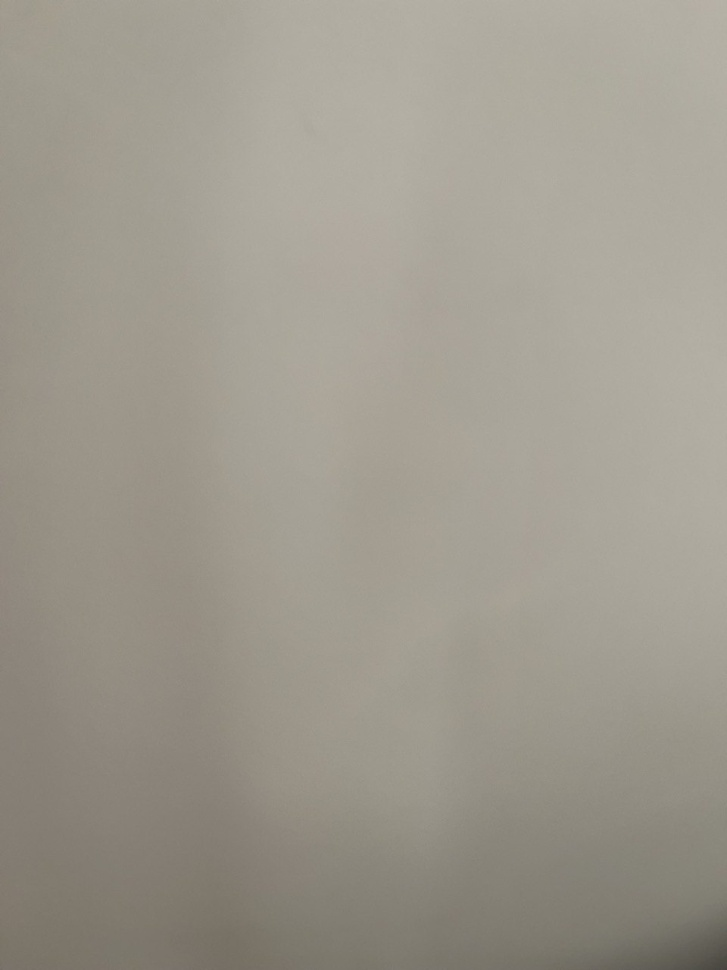
#> input picture imgs/background.jpg, 727 x 970 px, shrunk from 960 x 1280 before the run, found by its file name
$ jupyter execute --allow-errors main.ipynb
#> lines starting #> are read from the running program, lines starting #| are printed output that depends on the picture; after the words box and inside, x2 and y2 are one past the last pixel; in counts of white or black regions, pixels touching at a corner belong together
[cell 1]
import cv2
import numpy as np
import matplotlib.pyplot as plt

background_image = cv2.imread('background.jpg', cv2.IMREAD_GRAYSCALE)
blurred_image = cv2.imread('blurred.jpg', cv2.IMREAD_GRAYSCALE)
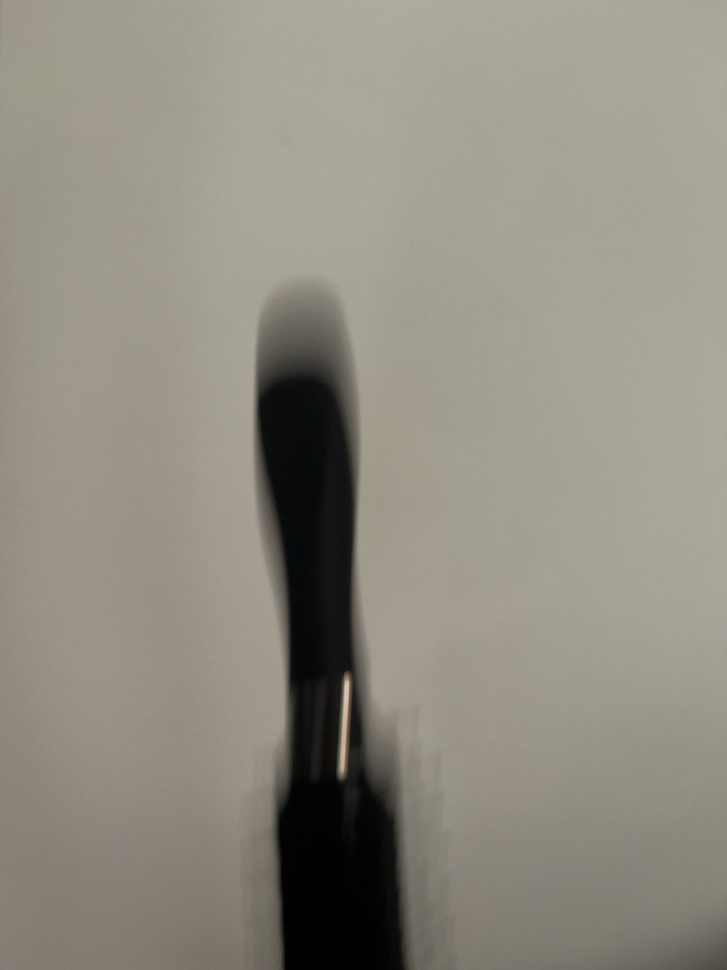
#> input picture imgs/blurred.jpg, 727 x 970 px, shrunk from 960 x 1280 before the run, found by its file name

[cell 2]
import numpy as np
import matplotlib.pyplot as plt
from scipy.ndimage import gaussian_filter
from skimage.measure import find_contours

def create_synthetic_image(size, object_coords):
    """
    Create a simple synthetic image with an object.

    Args:
        size (tuple): Size of the image (height, width).
        object_coords (tuple): Coordinates for the object (x, y, radius).

    Returns:
        numpy.ndarray: Binary image with the object.
    """
    image = np.zeros(size, dtype=np.float32)
    x, y, radius = object_coords
    for i in range(size[0]):
        for j in range(size[1]):
            if (i - y) ** 2 + (j - x) ** 2 <= radius ** 2:
                image[i, j] = 1.0
    return image

def apply_motion_blur(image, direction, num_steps):
    """
    Simulate motion blur by averaging shifted versions of the image.

    Args:
        image (numpy.ndarray): Original image.
        direction (tuple): Direction of motion as (dx, dy).
        num_steps (int): Number of steps for motion blur.

    Returns:
        numpy.ndarray: Motion-blurred image.
    """
    height, width = image.shape
    dx, dy = direction
    blurred_image = np.zeros_like(image)

    for step in range(num_steps):
        shift_x = int(step * dx / num_steps)
        shift_y = int(step * dy / num_steps)
        shifted_image = np.roll(np.roll(image, shift_x, axis=1), shift_y, axis=0)
        blurred_image += shifted_image

    return blurred_image / num_steps

def extract_alpha_matte(blurred_image, background_intensity=0.0):
    """
    Extract the alpha matte from a motion-blurred image.

    Args:
        blurred_image (numpy.ndarray): The motion-blurred image.
        background_intensity (float): Intensity of the background.

    Returns:
        numpy.ndarray: Alpha matte representing transparency values.
    """
    alpha_matte = (blurred_image - background_intensity) / (1.0 - background_intensity)
    alpha_matte = np.clip(alpha_matte, 0, 1)
    return alpha_matte

def extract_contours(alpha_matte, levels):
    """
    Extract contours at specific alpha levels from the alpha matte.

    Args:
        alpha_matte (numpy.ndarray): The alpha matte image.
        levels (list): Alpha values at which to extract contours.

    Returns:
        list: Contours extracted at the specified levels.
    """
    contours = []
    for level in levels:
        contours_at_level = find_contours(alpha_matte, level)
        contours.append((level, contours_at_level))
    return contours


image_size = (100, 100)
object_coords = (50, 50, 10)
motion_direction = (20, 0)
num_steps = 50


original_image = create_synthetic_image(image_size, object_coords)
blurred_image = apply_motion_blur(original_image, motion_direction, num_steps)


alpha_matte = extract_alpha_matte(blurred_image)

alpha_levels = [0.2, 0.5, 0.8]  # Contour levels
contours = extract_contours(alpha_matte, alpha_levels)


plt.figure(figsize=(15, 5))
plt.subplot(1, 3, 1)
plt.title("Original Image")
plt.imshow(original_image, cmap="gray")
plt.axis("off")

plt.subplot(1, 3, 2)
plt.title("Motion-Blurred Image")
plt.imshow(blurred_image, cmap="gray")
plt.axis("off")

plt.subplot(1, 3, 3)
plt.title("Alpha Matte with Contours")
plt.imshow(alpha_matte, cmap="gray")
for level, contour_set in contours:
    for contour in contour_set:
        plt.plot(contour[:, 1], contour[:, 0], label=f"Alpha = {level}")
plt.legend(loc="upper right")
plt.axis("off")

plt.show()

[cell 3]
def load_image(image_path):
    image = imread(image_path)
    if len(image.shape) == 3:
        image = rgb2gray(image)
    return image / 255.0

def extract_alpha_matte(blurred_image):
    return blurred_image / np.max(blurred_image)

def smooth_alpha_matte(alpha_matte, sigma=2):
    return gaussian_filter(alpha_matte, sigma=sigma)

# [7 lines left out: function extract_contours, not called in this run]

image_path = "blurred.jpg"
alpha_levels = [0.2, 0.5, 0.8]
min_contour_length = 50

#> (the rest of this cell did not finish here and is left out)

alpha_matte = extract_alpha_matte(blurred_image)
smoothed_alpha = smooth_alpha_matte(alpha_matte, sigma=2)
contours = extract_contours(smoothed_alpha, alpha_levels, min_length=min_contour_length)

plt.figure(figsize=(15, 10))

plt.subplot(2, 2, 1)
plt.imshow(blurred_image, cmap="gray")
plt.title("Original Blurred Image")
plt.axis("off")

plt.subplot(2, 2, 2)
plt.imshow(alpha_matte, cmap="gray")
plt.title("Alpha Matte")
plt.axis("off")

plt.subplot(2, 2, 3)
plt.imshow(smoothed_alpha, cmap="gray")
plt.title("Smoothed Alpha Matte")
plt.axis("off")

plt.subplot(2, 2, 4)
plt.imshow(smoothed_alpha, cmap="gray")
used_labels = set()
for level, contour_set in contours:
    for contour in contour_set:
        if level not in used_labels:
            plt.plot(contour[:, 1], contour[:, 0], label=f"Alpha = {level}")
            used_labels.add(level)
        else:
            plt.plot(contour[:, 1], contour[:, 0])
plt.legend(loc="upper right")
plt.title("Filtered Contours")
plt.axis("off")

plt.tight_layout()
plt.show()

[cell 4]
# [34 lines left out: functions compute_alpha_matte, extract_contours, not called in this run]


blurred_image_path = "blurred.jpg"  # Path to the motion-blurred image
background_image_path = "background.jpg"  # Path to the background image
alpha_levels = [0.1, 0.3, 0.6, 0.9]  # Adjusted alpha levels for finer testing
min_contour_length = 50  # Minimum length of contours to retain


#> (the rest of this cell did not finish here and is left out)

#> call 2 of load_image, with image_path = 'blurred.jpg'
background_image = load_image(background_image_path)

# Estimate object intensity (e.g., maximum intensity in the blurred image)
object_intensity = np.percentile(blurred_image, 99)  # High percentile for object intensity

# Compute alpha matte
alpha_matte = compute_alpha_matte(blurred_image, background_image, object_intensity)

# Smooth the alpha matte
smoothed_alpha = smooth_alpha_matte(alpha_matte, sigma=2)

# Extract and filter contours
contours = extract_contours(smoothed_alpha, alpha_levels, min_length=min_contour_length)

# Display the results
plt.figure(figsize=(15, 10))

# Display the original blurred image
plt.subplot(2, 2, 1)
plt.imshow(blurred_image, cmap="gray")
plt.title("Blurred Image")
plt.axis("off")

# Display the background image
plt.subplot(2, 2, 2)
plt.imshow(background_image, cmap="gray")
plt.title("Background Image")
plt.axis("off")

# Display the smoothed alpha matte
plt.subplot(2, 2, 3)
plt.imshow(smoothed_alpha, cmap="gray")
plt.title("Smoothed Alpha Matte")
plt.axis("off")

# Display filtered contours
plt.subplot(2, 2, 4)
plt.imshow(smoothed_alpha, cmap="gray")
used_labels = set()  # Track labels to prevent duplicates
for level, contour_set in contours:
    for contour in contour_set:
        if level not in used_labels:  # Add label only once
            plt.plot(contour[:, 1], contour[:, 0], label=f"Alpha = {level}")
            used_labels.add(level)
        else:
            plt.plot(contour[:, 1], contour[:, 0])  # No label for duplicates
plt.legend(loc="upper right")
plt.title("Filtered Contours with Refined Alpha Levels")
plt.axis("off")

plt.tight_layout()
plt.show()

[cell 5]
from skimage.color import rgb2gray
from skimage.exposure import equalize_hist

# Step 1: Load and Preprocess Image
def load_image(image_path):
    """
    Load and preprocess an image with contrast enhancement.

    Args:
        image_path (str): Path to the image file.

    Returns:
        numpy.ndarray: Grayscale image normalized to [0, 1].
    """
    image = imread(image_path)
    if len(image.shape) == 3:  # Convert RGB to grayscale if needed
        image = rgb2gray(image)
    image = image / 255.0  # Normalize to [0, 1]
    return equalize_hist(image)  # Enhance contrast

# Step 2: Compute Alpha Matte
# [62 lines left out: functions compute_alpha_matte, smooth_alpha_matte, extract_contours, not called in this run]

# Parameters
blurred_image_path = "blurred.jpg"  # Path to the motion-blurred image
background_image_path = "background.jpg"  # Path to the background image
alpha_levels = [0.2, 0.5, 0.8]  # Contour levels
min_contour_length = 50  # Minimum length of contours to retain

# Load the blurred and background images
#> (the rest of this cell did not finish here and is left out)

background_image = load_image(background_image_path)

# Estimate object intensity (e.g., maximum intensity in the blurred image)
object_intensity = np.percentile(blurred_image, 99)  # High percentile for object intensity

# Compute alpha matte
alpha_matte = compute_alpha_matte(blurred_image, background_image, object_intensity)

# Smooth the alpha matte
smoothed_alpha = smooth_alpha_matte(alpha_matte, sigma=2)

# Extract and filter contours
contours = extract_contours(smoothed_alpha, alpha_levels, min_length=min_contour_length, center_focus=True)

# Display the results
plt.figure(figsize=(15, 10))

# Display the original blurred image
plt.subplot(2, 2, 1)
plt.imshow(blurred_image, cmap="gray")
plt.title("Blurred Image (Contrast Enhanced)")
plt.axis("off")

# Display the background image
plt.subplot(2, 2, 2)
plt.imshow(background_image, cmap="gray")
plt.title("Background Image")
plt.axis("off")

# Display the smoothed alpha matte
plt.subplot(2, 2, 3)
plt.imshow(smoothed_alpha, cmap="gray")
plt.title("Smoothed Alpha Matte")
plt.axis("off")

# Display filtered contours
plt.subplot(2, 2, 4)
plt.imshow(smoothed_alpha, cmap="gray")
used_labels = set()  # Track labels to prevent duplicates
for level, contour_set in contours:
    for contour in contour_set:
        if level not in used_labels:  # Add label only once
            plt.plot(contour[:, 1], contour[:, 0], label=f"Alpha = {level}")
            used_labels.add(level)
        else:
            plt.plot(contour[:, 1], contour[:, 0])  # No label for duplicates
plt.legend(loc="upper right")
plt.title("Filtered Contours with Center Focus")
plt.axis("off")

plt.tight_layout()
plt.show()

[cell 6]
from scipy.ndimage import sobel
from skimage.io import imread
from skimage.filters import threshold_otsu

def load_image(image_path):
    image = imread(image_path, as_gray=True) / 255.0
    thresh = threshold_otsu(image)
    binary_image = image > thresh
    return binary_image.astype(float)

def compute_alpha_matte(blurred_image, background_image, object_intensity):
    alpha_matte = (blurred_image - background_image) / (object_intensity - background_image)
    return np.clip(alpha_matte, 0, 1)

def enhance_edges(image):
    sobel_x = sobel(image, axis=0)
    sobel_y = sobel(image, axis=1)
    edges = np.hypot(sobel_x, sobel_y)
    edges /= edges.max()
    return edges

blurred_image_path = "blurred.jpg"
background_image_path = "background.jpg"
alpha_levels = [0.2, 0.5, 0.8]
min_contour_length = 50

blurred_image = load_image(blurred_image_path)
#> in load_image, `thresh = threshold_otsu(image)`: thresh = 0.00131
background_image = load_image(background_image_path)
#> call 2 of load_image, with image_path = 'background.jpg'
#> in load_image (call 2), `image = imread(image_path, as_gray=True) / 255.0`:
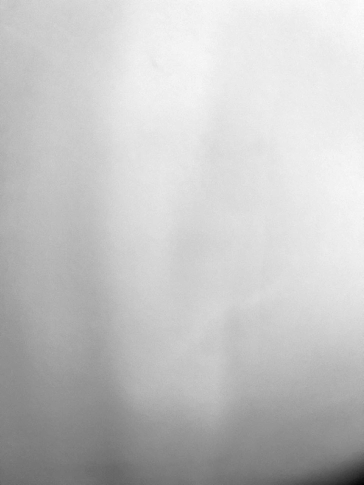
#> image: shape (970, 727) float64 (shown at 1/2 size); min 0.00104, max 0.00275, mean 0.00236; drawn with min black and max white
#> in load_image (call 2), `thresh = threshold_otsu(image)`: thresh = 0.00228
#> in load_image (call 2), `binary_image = image > thresh`:
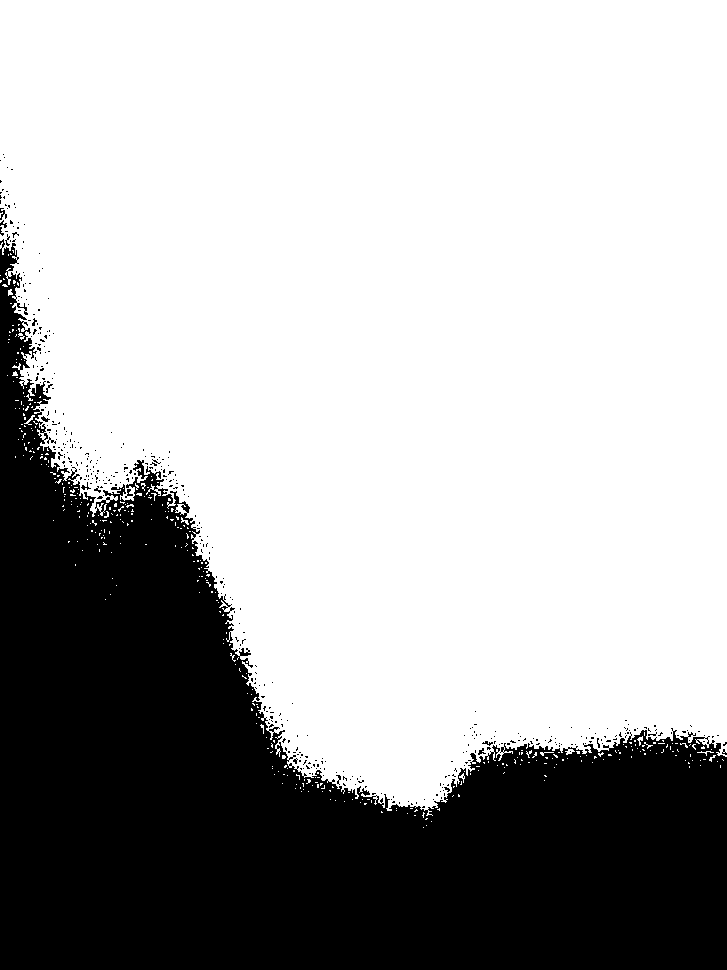
#> binary_image: shape (970, 727) bool; 68.7% white; 450 black regions (436 under 20 px), largest, box (x1, y1, x2, y2) and area: (0, 239, 727, 970) 219168, (0, 208, 7, 220) 40, (125, 489, 133, 498) 30
object_intensity = np.percentile(blurred_image, 99)
#> object_intensity = 1
alpha_matte = compute_alpha_matte(blurred_image, background_image, object_intensity)
edge_enhanced = enhance_edges(blurred_image)
#> in enhance_edges, `edges /= edges.max()`:
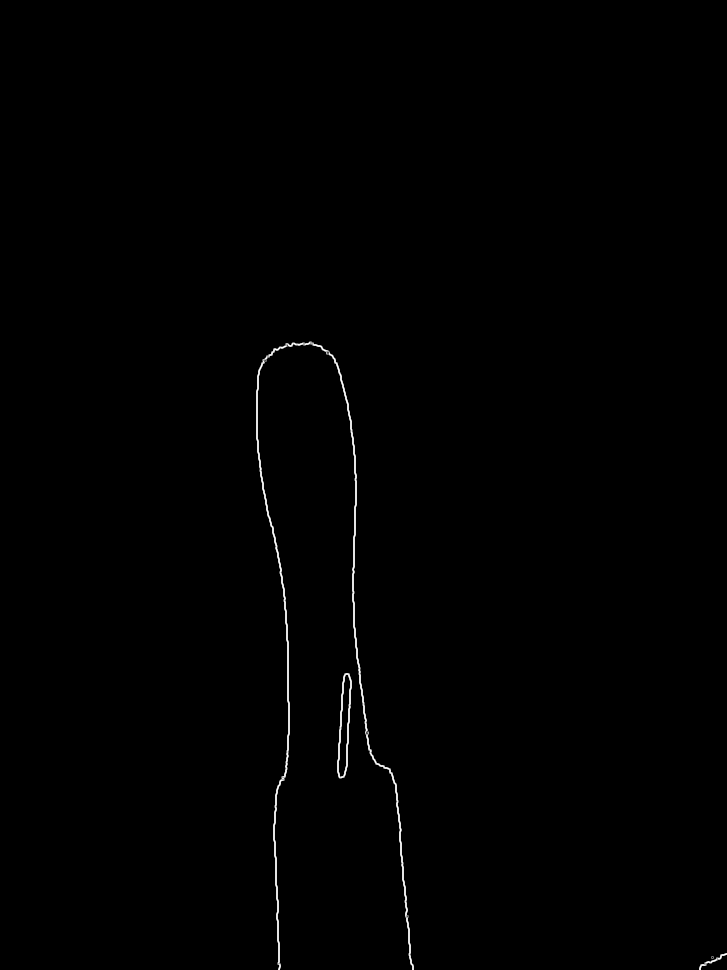
#> edges: shape (970, 727) float64; min 0, max 1, mean 0.00413

plt.figure(figsize=(15, 10))

plt.subplot(2, 2, 1)
plt.imshow(blurred_image, cmap="gray")
plt.title("Blurred Image (Otsu Threshold)")
plt.axis("off")

plt.subplot(2, 2, 2)
plt.imshow(background_image, cmap="gray")
plt.title("Background Image")
plt.axis("off")

plt.subplot(2, 2, 3)
plt.imshow(edge_enhanced, cmap="gray")
plt.title("Edge-Enhanced Image")
plt.axis("off")

plt.subplot(2, 2, 4)
plt.imshow(edge_enhanced, cmap="gray")
plt.title("Filtered Contours from Enhanced Edges")
plt.axis("off")

plt.tight_layout()
plt.show()

[cell 7]
def load_image(image_path):
    image = imread(image_path, as_gray=True) / 255.0
    return image

def compute_alpha_matte(C, B, o):
    denominator = o - B
    denominator[denominator == 0] = np.finfo(float).eps
    alpha_matte = (C - B) / denominator
    return np.clip(alpha_matte, 0, 1)

def enhance_edges(image):
    sobel_x = sobel(image, axis=0)
    sobel_y = sobel(image, axis=1)
    edges = np.hypot(sobel_x, sobel_y)
    edges /= edges.max()
    return edges

def extract_contours(alpha_matte, levels, min_length=50):
    contours = []
    for level in levels:
        contour_set = find_contours(alpha_matte, level)
        filtered_contours = [c for c in contour_set if len(c) > min_length]
        contours.append((level, filtered_contours))
    return contours

blurred_image_path = "blurred.jpg"
background_image_path = "background.jpg"
alpha_levels = [0.2, 0.5, 0.8]
min_contour_length = 50

blurred_image = load_image(blurred_image_path)
background_image = load_image(background_image_path)
object_intensity = np.percentile(blurred_image, 99)
#> object_intensity = 0.0026
alpha_matte = compute_alpha_matte(blurred_image, background_image, object_intensity)
edge_enhanced = enhance_edges(alpha_matte)
#> in enhance_edges, `sobel_y = sobel(image, axis=1)`:
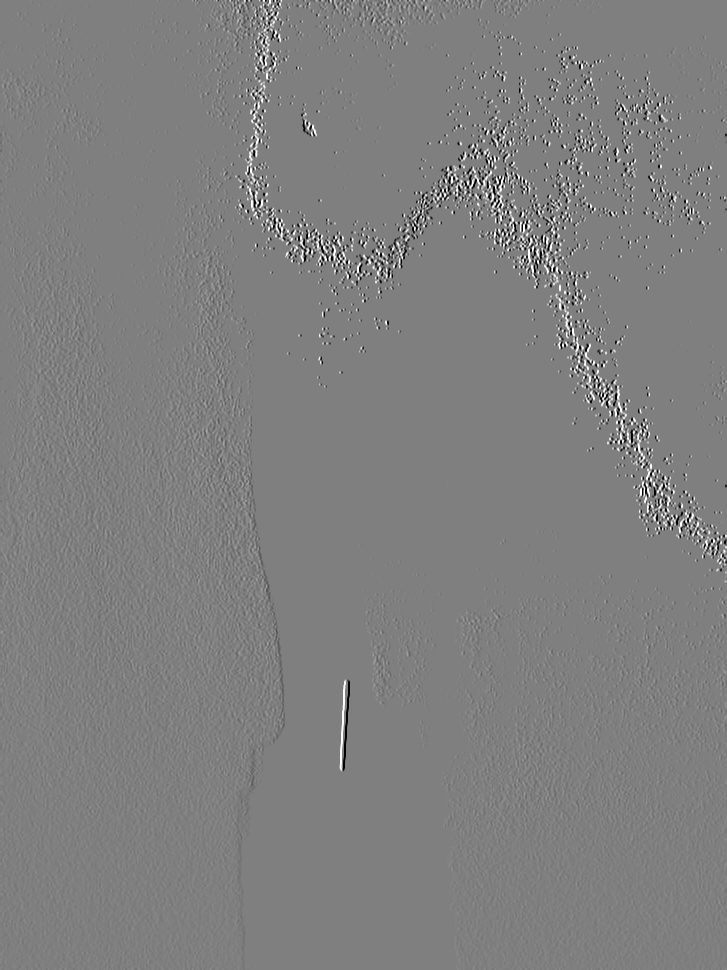
#> sobel_y: shape (970, 727) float64; min -4, max 4, mean 0.00565; drawn with min black and max white
#> (the rest of the program and of its run is left out)
